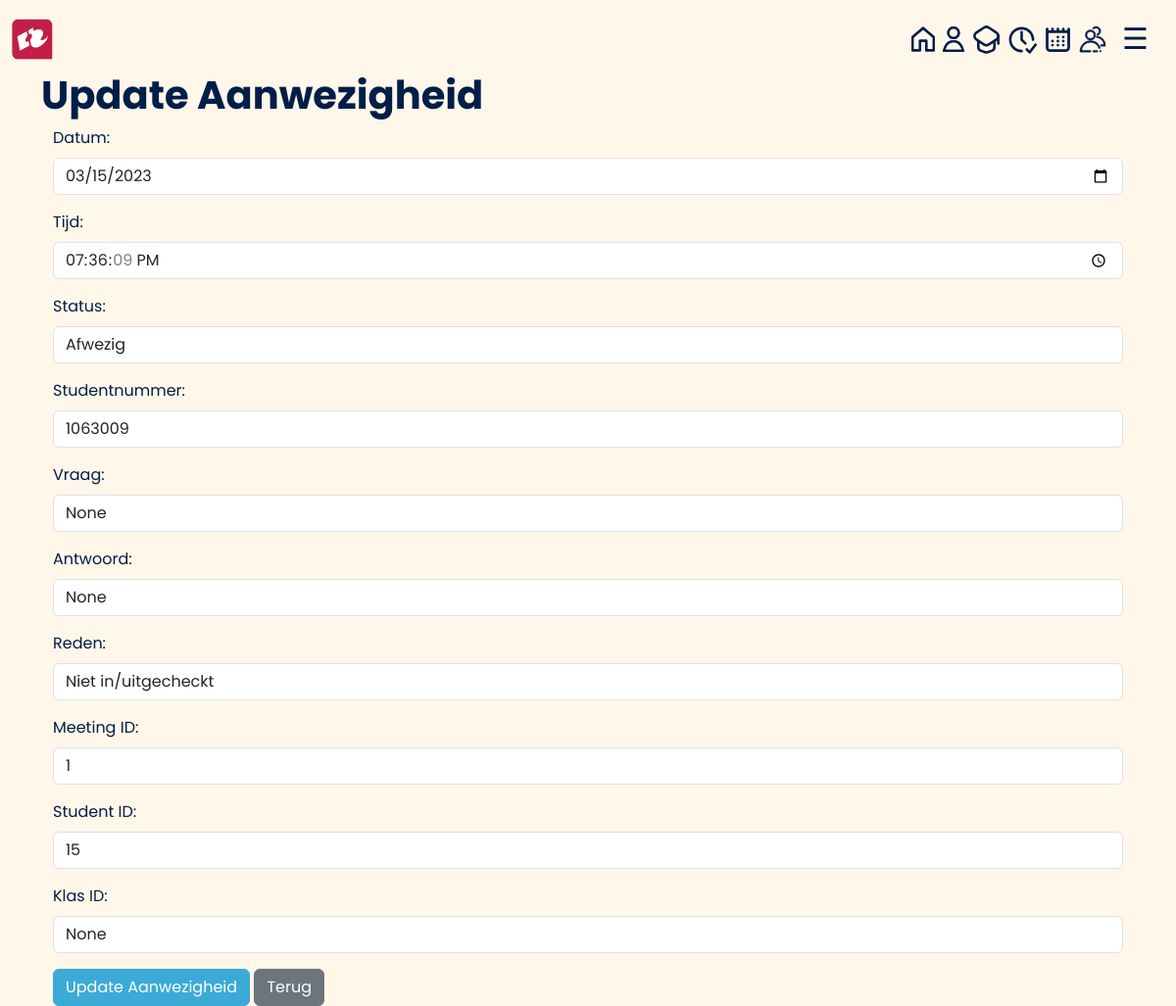
Screenshot of /admin/attendance/update/1 (signed in) with the database file from the repository.
### tables this page shows
CREATE TABLE Attendance
                  (attendance_id INTEGER PRIMARY KEY,
                   enrollment_id INTEGER,
                   attendance_date TEXT,
                   attendance_time TEXT,
                   status TEXT, Studentnumber TEXT, Question TEXT, Answer TEXT, Reason TEXT, Student_id INTEGER, Meeting_id INTEGER REFERENCES Meeting(Meeting_id), class_id INTEGER REFERENCES Students(class_id),
                   FOREIGN KEY(enrollment_id) REFERENCES Enrollments(enrollment_id));

### lib/admin_routes.py (the view)
@admin.route('/admin/attendance/update/<int:attendance_id>', methods=['GET', 'POST'])
def update_attendance_per_id(attendance_id=None):
    if 'admin_logged_in' in session:
        if request.method == 'POST':
            attendance_date = request.form['attendance_date']
            attendance_time = request.form['attendance_time']
            status = request.form['status']
            student_number = request.form['student_number']
            question = request.form['question']
            answer = request.form['answer']
            reason = request.form['reason']
            student_id = request.form['student_id']
            meeting_id = request.form['meeting_id']
            class_id = request.form['class_id']
            c.execute("UPDATE Attendance SET attendance_date = ?, attendance_time = ?, status = ?, Studentnumber = ?, Question = ?, Answer = ?, Reason = ?, student_id = ?, meeting_id = ?, class_id = ? WHERE attendance_id = ?",
                    (attendance_date, attendance_time, status, student_number, question, answer, reason, student_id, meeting_id, class_id, attendance_id))
            conn.commit()
            return admin_attendance()
        else:
            c.execute("SELECT * FROM Attendance WHERE attendance_id = ?", (attendance_id,))
            attendances = c.fetchone()
            return render_template('admin/admin_update_attendance.html', attendances=attendances)
    else:
        return redirect(url_for('index'))

### templates/admin/admin_update_attendance.html (shortened to what this page needs)
{% extends "base5.html" %}
{% block content %}
<head>
</head>
<body>
    <div style="padding-top: 25px;">
        <h1 class="fw-bold">Update Aanwezigheid</h1>
        <div class="container">
            <form action="/admin/attendance/update/{{ attendances[0] }}" method="post">
                <div class="mb-3">
                    <label for="attendance_date" class="form-label">Datum:</label>
                    <input type="date" class="form-control" id="attendance_date" name="attendance_date" value="{{ attendances[2] }}" required>
                </div>
                <div class="mb-3">
                    <label for="attendance_time" class="form-label">Tijd:</label>
                    <input type="time" class="form-control" id="attendance_time" name="attendance_time" value="{{ attendances[3] }}" required>
                </div>
                <div class="mb-3">
                    <label for="status" class="form-label">Status:</label>
                    <input type="text" class="form-control" id="status" name="status" value="{{ attendances[4] }}" required>
                </div>
                <div class="mb-3">
                    <label for="student_number" class="form-label">Studentnummer:</label>
                    <input type="text" class="form-control" id="student_number" name="student_number" value="{{ attendances[5] }}" required>
                </div>
                <div class="mb-3">
                    <label for="question" class="form-label">Vraag:</label>
                    <input type="text" class="form-control" id="question" name="question" value="{{ attendances[6] }}" required>
                </div>
                <div class="mb-3">
                    <label for="answer" class="form-label">Antwoord:</label>
                    <input type="text" class="form-control" id="answer" name="answer" value="{{ attendances[7] }}" required>
                </div>
                <div class="mb-3">
                    <label for="reason" class="form-label">Reden:</label>
                    <input type="text" class="form-control" id="reason" name="reason" value="{{ attendances[8] }}" required>
                </div>
                <div class="mb-3">
                    <label for="meeting_id" class="form-label">Meeting ID:</label>
                    <input type="text" class="form-control" id="meeting_id" name="meeting_id" value="{{ attendances[9] }}" required>
                </div>
                <div class="mb-3">
                    <label for="student_id" class="form-label">Student ID:</label>
                    <input type="text" class="form-control" id="student_id" name="student_id" value="{{ attendances[10] }}" required>
                </div>
                <div class="mb-3">
                    <label for="class_id" class="form-label">Klas ID:</label>
                    <input type="text" class="form-control" id="class_id" name="class_id" value="{{ attendances[11] }}" required>
                </div>
                <button type="submit" class="btn btn-primary">Update Aanwezigheid</button>
                <a class="btn btn-secondary" href="/admin/classes">Terug</a>
            </form>
        </div>
    </div>
</body>
{% endblock %}

### static/admin_dashboard.css (style rules this page uses)
* { -webkit-font-smoothing: antialiased; }
html { font-family: "Poppins", sans-serif; }
body { background-color: #fff7ea; font-family: "Poppins", sans-serif; color: #001e48; transition: background-color .5s; }
.btn-primary { background-color: #3caad7; border-color: #3caad7; }

### rows the page displays
Attendance: attendance_date "03/15/2023", attendance_time "19:36:09", status "Afwezig", student_number "1063009", reason "Niet in/uitgecheckt", meeting_id "1", student_id "15"
